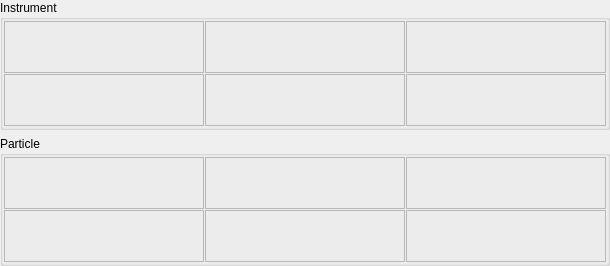
<?xml version="1.0" encoding="UTF-8"?>
<ui version="4.0">
 <class>LMWidget</class>
 <widget class="QWidget" name="LMWidget">
  <property name="geometry">
   <rect>
    <x>0</x>
    <y>0</y>
    <width>610</width>
    <height>258</height>
   </rect>
  </property>
  <property name="sizePolicy">
   <sizepolicy hsizetype="Preferred" vsizetype="Expanding">
    <horstretch>0</horstretch>
    <verstretch>0</verstretch>
   </sizepolicy>
  </property>
  <property name="windowTitle">
   <string>Form</string>
  </property>
  <layout class="QVBoxLayout" name="verticalLayout">
   <property name="spacing">
    <number>-1</number>
   </property>
   <property name="leftMargin">
    <number>0</number>
   </property>
   <property name="topMargin">
    <number>0</number>
   </property>
   <property name="rightMargin">
    <number>0</number>
   </property>
   <property name="bottomMargin">
    <number>0</number>
   </property>
   <item>
    <widget class="QGroupBox" name="groupInstrument">
     <property name="sizePolicy">
      <sizepolicy hsizetype="Preferred" vsizetype="Preferred">
       <horstretch>1</horstretch>
       <verstretch>0</verstretch>
      </sizepolicy>
     </property>
     <property name="title">
      <string>Instrument</string>
     </property>
     <layout class="QGridLayout" name="gridLayout" columnstretch="1,1,1">
      <property name="leftMargin">
       <number>1</number>
      </property>
      <property name="topMargin">
       <number>1</number>
      </property>
      <property name="rightMargin">
       <number>1</number>
      </property>
      <property name="bottomMargin">
       <number>1</number>
      </property>
      <property name="spacing">
       <number>1</number>
      </property>
      <item row="0" column="0">
       <widget class="ParameterWidget" name="wavelength">
        <property name="sizePolicy">
         <sizepolicy hsizetype="Preferred" vsizetype="Fixed">
          <horstretch>1</horstretch>
          <verstretch>0</verstretch>
         </sizepolicy>
        </property>
        <property name="minimumSize">
         <size>
          <width>200</width>
          <height>52</height>
         </size>
        </property>
        <property name="frameShape">
         <enum>QFrame::StyledPanel</enum>
        </property>
        <property name="frameShadow">
         <enum>QFrame::Raised</enum>
        </property>
       </widget>
      </item>
      <item row="0" column="1">
       <widget class="ParameterWidget" name="magnification">
        <property name="sizePolicy">
         <sizepolicy hsizetype="Preferred" vsizetype="Fixed">
          <horstretch>1</horstretch>
          <verstretch>0</verstretch>
         </sizepolicy>
        </property>
        <property name="minimumSize">
         <size>
          <width>200</width>
          <height>52</height>
         </size>
        </property>
        <property name="frameShape">
         <enum>QFrame::StyledPanel</enum>
        </property>
        <property name="frameShadow">
         <enum>QFrame::Raised</enum>
        </property>
       </widget>
      </item>
      <item row="0" column="2">
       <widget class="ParameterWidget" name="n_m">
        <property name="sizePolicy">
         <sizepolicy hsizetype="Preferred" vsizetype="Fixed">
          <horstretch>1</horstretch>
          <verstretch>0</verstretch>
         </sizepolicy>
        </property>
        <property name="minimumSize">
         <size>
          <width>200</width>
          <height>52</height>
         </size>
        </property>
        <property name="frameShape">
         <enum>QFrame::StyledPanel</enum>
        </property>
        <property name="frameShadow">
         <enum>QFrame::Raised</enum>
        </property>
       </widget>
      </item>
      <item row="1" column="0">
       <widget class="ParameterWidget" name="numerical_aperture">
        <property name="sizePolicy">
         <sizepolicy hsizetype="Preferred" vsizetype="Fixed">
          <horstretch>1</horstretch>
          <verstretch>0</verstretch>
         </sizepolicy>
        </property>
        <property name="minimumSize">
         <size>
          <width>200</width>
          <height>52</height>
         </size>
        </property>
        <property name="frameShape">
         <enum>QFrame::StyledPanel</enum>
        </property>
        <property name="frameShadow">
         <enum>QFrame::Raised</enum>
        </property>
       </widget>
      </item>
      <item row="1" column="1">
       <widget class="ParameterWidget" name="spherical">
        <property name="sizePolicy">
         <sizepolicy hsizetype="Preferred" vsizetype="Fixed">
          <horstretch>1</horstretch>
          <verstretch>0</verstretch>
         </sizepolicy>
        </property>
        <property name="minimumSize">
         <size>
          <width>200</width>
          <height>52</height>
         </size>
        </property>
        <property name="frameShape">
         <enum>QFrame::StyledPanel</enum>
        </property>
        <property name="frameShadow">
         <enum>QFrame::Raised</enum>
        </property>
       </widget>
      </item>
      <item row="1" column="2">
       <widget class="ParameterWidget" name="noise">
        <property name="sizePolicy">
         <sizepolicy hsizetype="Preferred" vsizetype="Fixed">
          <horstretch>1</horstretch>
          <verstretch>0</verstretch>
         </sizepolicy>
        </property>
        <property name="minimumSize">
         <size>
          <width>200</width>
          <height>52</height>
         </size>
        </property>
        <property name="frameShape">
         <enum>QFrame::StyledPanel</enum>
        </property>
        <property name="frameShadow">
         <enum>QFrame::Raised</enum>
        </property>
       </widget>
      </item>
     </layout>
    </widget>
   </item>
   <item>
    <widget class="QGroupBox" name="groupParticle">
     <property name="sizePolicy">
      <sizepolicy hsizetype="Preferred" vsizetype="Preferred">
       <horstretch>1</horstretch>
       <verstretch>0</verstretch>
      </sizepolicy>
     </property>
     <property name="title">
      <string>Particle</string>
     </property>
     <layout class="QGridLayout" name="gridLayout_2" columnstretch="1,1,1">
      <property name="leftMargin">
       <number>1</number>
      </property>
      <property name="topMargin">
       <number>1</number>
      </property>
      <property name="rightMargin">
       <number>1</number>
      </property>
      <property name="bottomMargin">
       <number>1</number>
      </property>
      <property name="spacing">
       <number>1</number>
      </property>
      <item row="0" column="0">
       <widget class="ParameterWidget" name="a_p">
        <property name="sizePolicy">
         <sizepolicy hsizetype="Preferred" vsizetype="Fixed">
          <horstretch>1</horstretch>
          <verstretch>0</verstretch>
         </sizepolicy>
        </property>
        <property name="minimumSize">
         <size>
          <width>166</width>
          <height>52</height>
         </size>
        </property>
        <property name="frameShape">
         <enum>QFrame::StyledPanel</enum>
        </property>
        <property name="frameShadow">
         <enum>QFrame::Raised</enum>
        </property>
       </widget>
      </item>
      <item row="0" column="1">
       <widget class="ParameterWidget" name="n_p">
        <property name="sizePolicy">
         <sizepolicy hsizetype="Preferred" vsizetype="Fixed">
          <horstretch>1</horstretch>
          <verstretch>0</verstretch>
         </sizepolicy>
        </property>
        <property name="minimumSize">
         <size>
          <width>166</width>
          <height>52</height>
         </size>
        </property>
        <property name="frameShape">
         <enum>QFrame::StyledPanel</enum>
        </property>
        <property name="frameShadow">
         <enum>QFrame::Raised</enum>
        </property>
       </widget>
      </item>
      <item row="1" column="0">
       <widget class="ParameterWidget" name="x_p">
        <property name="sizePolicy">
         <sizepolicy hsizetype="Preferred" vsizetype="Fixed">
          <horstretch>1</horstretch>
          <verstretch>0</verstretch>
         </sizepolicy>
        </property>
        <property name="minimumSize">
         <size>
          <width>166</width>
          <height>52</height>
         </size>
        </property>
        <property name="frameShape">
         <enum>QFrame::StyledPanel</enum>
        </property>
        <property name="frameShadow">
         <enum>QFrame::Raised</enum>
        </property>
       </widget>
      </item>
      <item row="1" column="1">
       <widget class="ParameterWidget" name="y_p">
        <property name="sizePolicy">
         <sizepolicy hsizetype="Preferred" vsizetype="Fixed">
          <horstretch>1</horstretch>
          <verstretch>0</verstretch>
         </sizepolicy>
        </property>
        <property name="minimumSize">
         <size>
          <width>166</width>
          <height>52</height>
         </size>
        </property>
        <property name="frameShape">
         <enum>QFrame::StyledPanel</enum>
        </property>
        <property name="frameShadow">
         <enum>QFrame::Raised</enum>
        </property>
       </widget>
      </item>
      <item row="1" column="2">
       <widget class="ParameterWidget" name="z_p">
        <property name="sizePolicy">
         <sizepolicy hsizetype="Preferred" vsizetype="Fixed">
          <horstretch>1</horstretch>
          <verstretch>0</verstretch>
         </sizepolicy>
        </property>
        <property name="minimumSize">
         <size>
          <width>166</width>
          <height>52</height>
         </size>
        </property>
        <property name="frameShape">
         <enum>QFrame::StyledPanel</enum>
        </property>
        <property name="frameShadow">
         <enum>QFrame::Raised</enum>
        </property>
       </widget>
      </item>
      <item row="0" column="2">
       <widget class="ParameterWidget" name="k_p">
        <property name="sizePolicy">
         <sizepolicy hsizetype="Preferred" vsizetype="Fixed">
          <horstretch>1</horstretch>
          <verstretch>0</verstretch>
         </sizepolicy>
        </property>
        <property name="minimumSize">
         <size>
          <width>166</width>
          <height>52</height>
         </size>
        </property>
        <property name="frameShape">
         <enum>QFrame::StyledPanel</enum>
        </property>
        <property name="frameShadow">
         <enum>QFrame::Raised</enum>
        </property>
       </widget>
      </item>
     </layout>
    </widget>
   </item>
  </layout>
 </widget>
 <customwidgets>
  <customwidget>
   <class>ParameterWidget</class>
   <extends>QFrame</extends>
   <header>ParameterWidget</header>
   <container>1</container>
  </customwidget>
 </customwidgets>
 <resources/>
 <connections/>
</ui>
